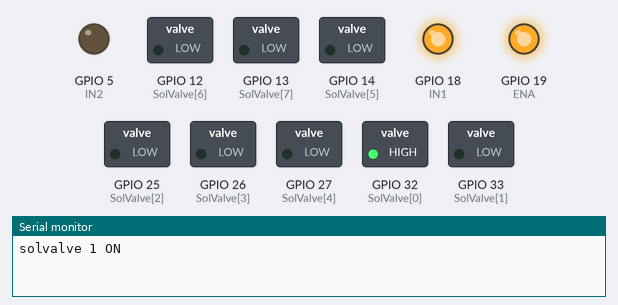
Recording of a sketch running on a simulated ESP32. On the bench: switched loads named in the sketch (green lamp = pin HIGH), output pins drawn as LEDs (lit = HIGH), the last lines printed to the serial monitor.

Above: at 0.1 s.
At 5.1 s:
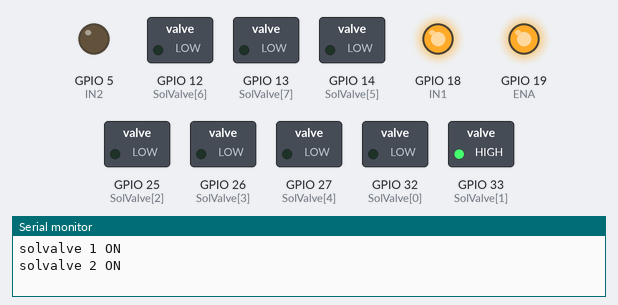
At 10.1 s:
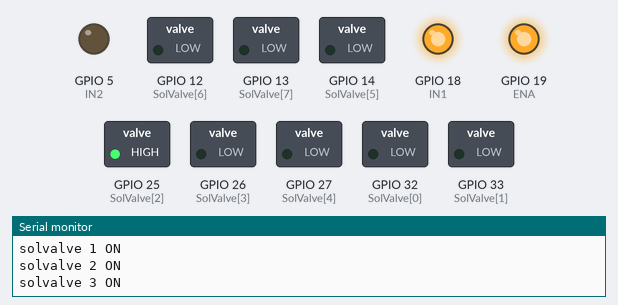
At 15.1 s:
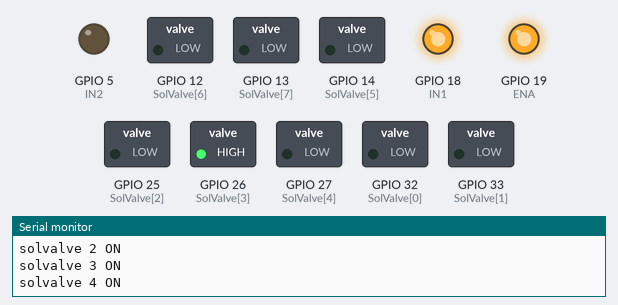
At 25.1 s:
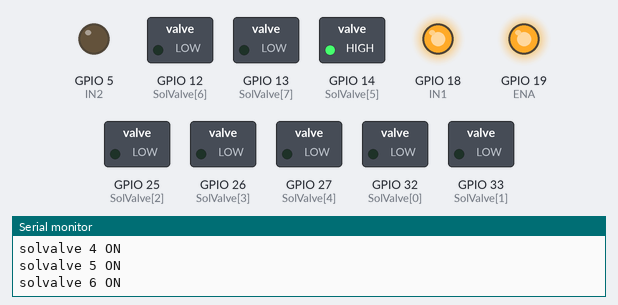
At 35.1 s:
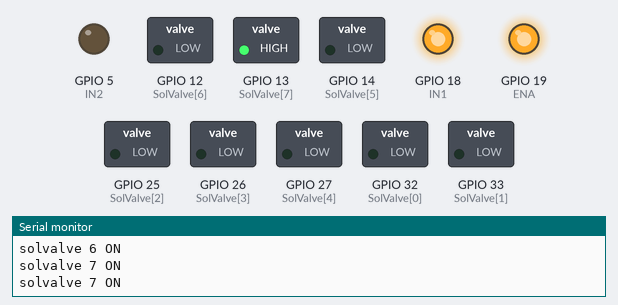
Timing chart, 0 to 36.6 s (numbered marks = the images above):
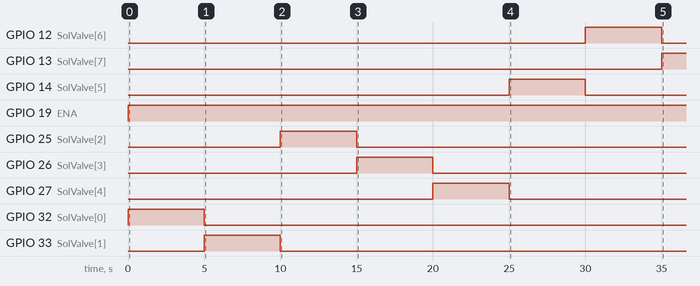

The sketch:

solenoid_valve.ino
```cpp
// Pompa 1
#define ENA 19
#define IN1 18
#define IN2 5

// define pin solenoid
int SolValve[8] = {32, 33, 25, 26, 27, 14, 12, 13};

void setup() {
  Serial.begin(115200);
  // Pompa 1
  pinMode(ENA, OUTPUT);
  pinMode(IN1, OUTPUT);
  pinMode(IN2, OUTPUT);

  // Set solenoid pin modes, normally closed
  pinMode(SolValve[0], OUTPUT); // exhaust
  pinMode(SolValve[1], OUTPUT); // thumb
  pinMode(SolValve[2], OUTPUT); // index
  pinMode(SolValve[3], OUTPUT); // middle
  pinMode(SolValve[4], OUTPUT); // ring
  pinMode(SolValve[5], OUTPUT); // pinky
  pinMode(SolValve[6], OUTPUT); // pressurise
  pinMode(SolValve[7], OUTPUT); // depressurise

  digitalWrite(SolValve[0], LOW);
  digitalWrite(SolValve[1], LOW);
  digitalWrite(SolValve[2], LOW);
  digitalWrite(SolValve[3], LOW);
  digitalWrite(SolValve[4], LOW);
  digitalWrite(SolValve[5], LOW);
  digitalWrite(SolValve[6], LOW);
  digitalWrite(SolValve[7], LOW);
}

void loop() {
  //Pompa ON
  digitalWrite(IN1, HIGH);
  digitalWrite(IN2, LOW);
  analogWrite(ENA, 255);

  //solenoid on
  digitalWrite(SolValve[0], HIGH); //hanya solv 1 on
  Serial.println("solvalve 1 ON");
  delay(5000);

  digitalWrite(SolValve[0], LOW); //hanya solv 2 on
  digitalWrite(SolValve[1], HIGH);
  Serial.println("solvalve 2 ON");
  delay(5000);

  digitalWrite(SolValve[1], LOW); //hanya solv 3 on
  digitalWrite(SolValve[2], HIGH);
  Serial.println("solvalve 3 ON");
  delay(5000);

  digitalWrite(SolValve[2], LOW); //hanya solv 4 on
  digitalWrite(SolValve[3], HIGH);
  Serial.println("solvalve 4 ON");
  delay(5000);

  digitalWrite(SolValve[3], LOW); //hanya solv 5 on
  digitalWrite(SolValve[4], HIGH);
  Serial.println("solvalve 5 ON");
  delay(5000);

  digitalWrite(SolValve[4], LOW); //hanya solv 6 on
  digitalWrite(SolValve[5], HIGH);
  Serial.println("solvalve 6 ON");
  delay(5000);

  digitalWrite(SolValve[5], LOW); //hanya solv 7 on
  digitalWrite(SolValve[6], HIGH);
  Serial.println("solvalve 7 ON");
  delay(5000);

  digitalWrite(SolValve[6], LOW); //hanya solv 8 on
  digitalWrite(SolValve[7], HIGH);
  Serial.println("solvalve 7 ON");
  delay(5000);
}
```

Measured:
- by itself, GPIO 12 (SolValve[6]): LOW → HIGH at 30.0 s, → LOW 5.0 s later
- by itself, GPIO 13 (SolValve[7]): LOW → HIGH at 35.0 s
- by itself, GPIO 14 (SolValve[5]): LOW → HIGH at 25.0 s, → LOW 5.0 s later
- by itself, GPIO 19 (ENA): LOW → HIGH at 0.00 s
- by itself, GPIO 25 (SolValve[2]): LOW → HIGH at 10.0 s, → LOW 5.0 s later
- by itself, GPIO 26 (SolValve[3]): LOW → HIGH at 15.0 s, → LOW 5.0 s later
- by itself, GPIO 27 (SolValve[4]): LOW → HIGH at 20.0 s, → LOW 5.0 s later
- by itself, GPIO 32 (SolValve[0]): LOW → HIGH at 0.00 s, → LOW 5.0 s later
